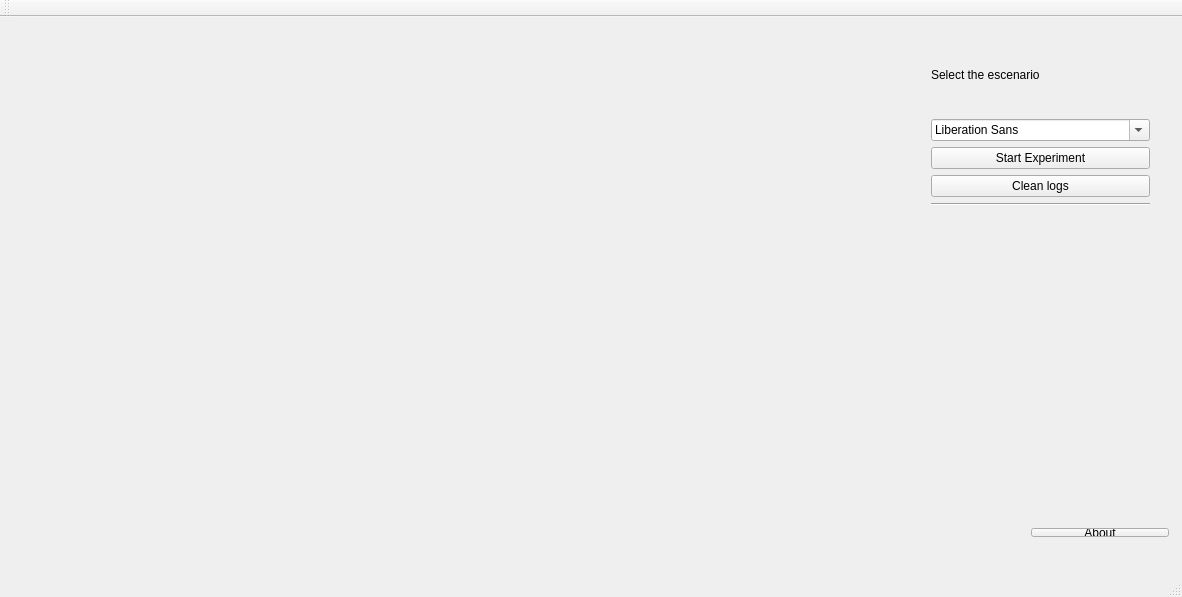
<?xml version="1.0" encoding="UTF-8"?>
<ui version="4.0">
 <class>MainWindow</class>
 <widget class="QMainWindow" name="MainWindow">
  <property name="geometry">
   <rect>
    <x>0</x>
    <y>0</y>
    <width>1182</width>
    <height>597</height>
   </rect>
  </property>
  <property name="windowTitle">
   <string>MainWindow</string>
  </property>
  <widget class="QWidget" name="centralWidget">
   <widget class="QWidget" name="horizontalLayoutWidget">
    <property name="geometry">
     <rect>
      <x>920</x>
      <y>9</y>
      <width>241</width>
      <height>191</height>
     </rect>
    </property>
    <layout class="QHBoxLayout" name="horizontalLayout">
     <item>
      <layout class="QGridLayout" name="gridLayout">
       <item row="2" column="0">
        <widget class="QFontComboBox" name="fontComboBox"/>
       </item>
       <item row="1" column="0">
        <widget class="QLabel" name="label">
         <property name="text">
          <string>Select the escenario</string>
         </property>
        </widget>
       </item>
       <item row="5" column="0">
        <widget class="Line" name="line">
         <property name="orientation">
          <enum>Qt::Horizontal</enum>
         </property>
        </widget>
       </item>
       <item row="3" column="0">
        <widget class="QPushButton" name="Start_stop">
         <property name="text">
          <string>Start Experiment</string>
         </property>
        </widget>
       </item>
       <item row="4" column="0">
        <widget class="QPushButton" name="clean_logs">
         <property name="text">
          <string>Clean logs</string>
         </property>
        </widget>
       </item>
      </layout>
     </item>
    </layout>
   </widget>
   <widget class="QWidget" name="horizontalLayoutWidget_2">
    <property name="geometry">
     <rect>
      <x>1020</x>
      <y>500</y>
      <width>160</width>
      <height>31</height>
     </rect>
    </property>
    <layout class="QHBoxLayout" name="horizontalLayout_2">
     <item>
      <widget class="QPushButton" name="pushButton">
       <property name="text">
        <string>About</string>
       </property>
      </widget>
     </item>
    </layout>
   </widget>
  </widget>
  <widget class="QMenuBar" name="menuBar">
   <property name="geometry">
    <rect>
     <x>0</x>
     <y>0</y>
     <width>1182</width>
     <height>25</height>
    </rect>
   </property>
  </widget>
  <widget class="QToolBar" name="mainToolBar">
   <attribute name="toolBarArea">
    <enum>TopToolBarArea</enum>
   </attribute>
   <attribute name="toolBarBreak">
    <bool>false</bool>
   </attribute>
  </widget>
  <widget class="QStatusBar" name="statusBar"/>
 </widget>
 <layoutdefault spacing="6" margin="11"/>
 <resources/>
 <connections/>
</ui>
